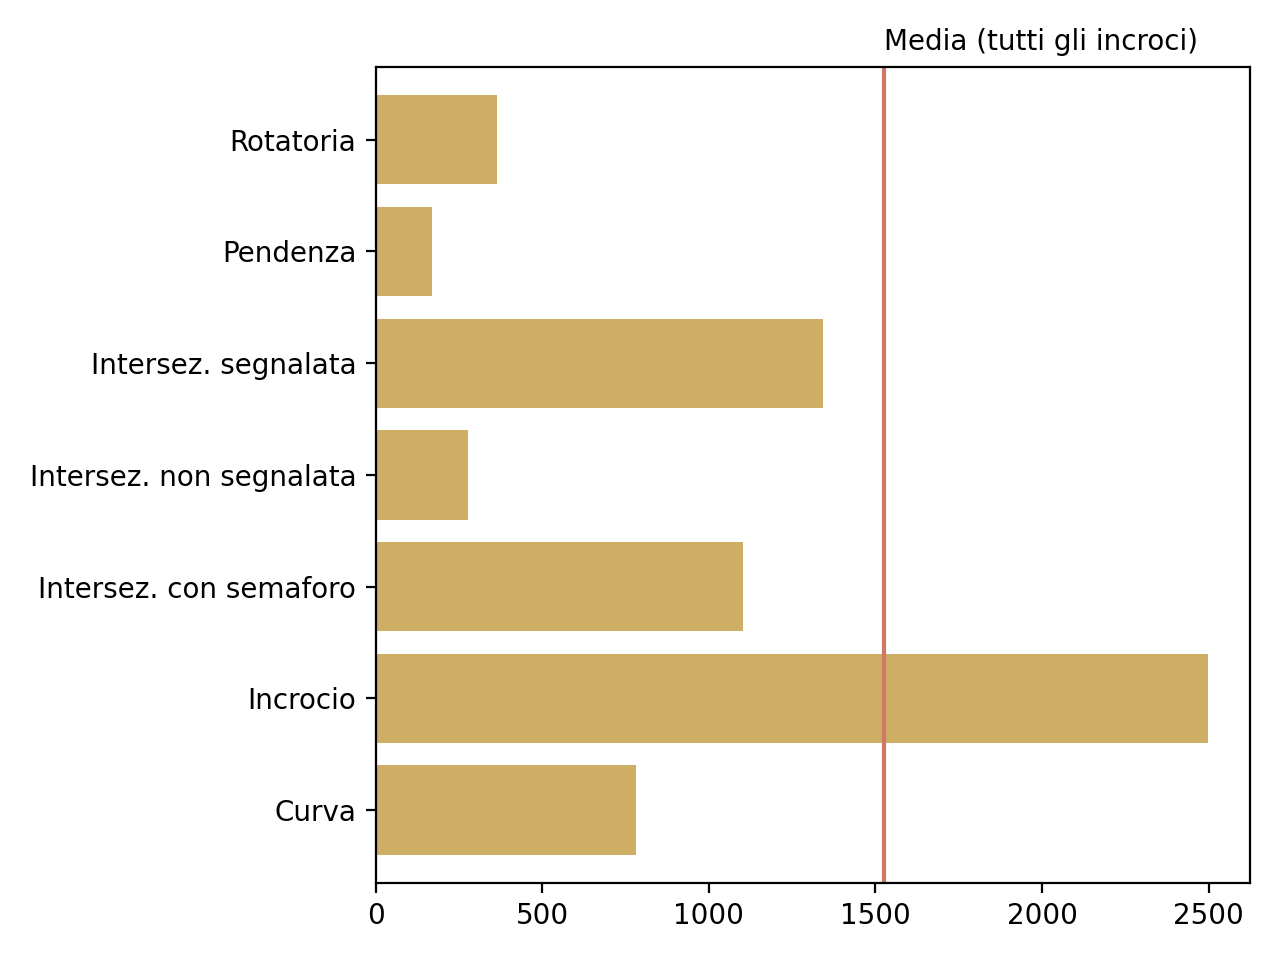

Recreate this plot in Python.

import pandas as pd
import matplotlib.pyplot as plt
import sys
sys.path.append('src')
import label_utils

path = "dataset/incidenti/incidenti_2018.txt"

data = pd.read_csv(path, sep="\t")

fields = ['intersezione_o_non_interse3', 'pedone_ferito_1__sesso', 'pedone_ferito_2__sesso', 'pedone_ferito_3__sesso', 'pedone_ferito_4__sesso']
incidenti_pedoni = data[fields]
incidenti_pedoni = incidenti_pedoni[incidenti_pedoni['pedone_ferito_1__sesso'] != ' ']

def count_people(row, campi) -> int: 
    count = 0
    for field in campi: 
        if row[field] != ' ' and row[field] != '':
            count += 1

    return count

def get_people(dataset : pd.DataFrame, campi): 
    res = {}
    for index in range(0, len(dataset)): 
        res[index] = 0

    for index, row in dataset.iterrows(): 
        res[index] = count_people(row, campi)

    return pd.Series(res)


fields.remove('intersezione_o_non_interse3')
pedoni_feriti = get_people(incidenti_pedoni, fields)
incidenti_pedoni = pd.DataFrame([incidenti_pedoni['intersezione_o_non_interse3'], pedoni_feriti], ['tipo_incrocio', 'pedoni_feriti']).transpose()
incidenti_pedoni = incidenti_pedoni[incidenti_pedoni['pedoni_feriti'] != 0]

incidenti_labels = label_utils.join_labels(incidenti_pedoni['tipo_incrocio'], 'dataset/incidenti/Classificazioni/intersezione_o_non_interse3.csv')
incidenti_pedoni = pd.DataFrame([incidenti_labels, incidenti_pedoni['pedoni_feriti']], ['tipo_incrocio', 'pedoni_feriti']).transpose()

tab = pd.DataFrame(pd.crosstab(incidenti_pedoni['tipo_incrocio'], incidenti_pedoni['pedoni_feriti']))
media = tab[1].mean()

tab = tab[tab.index != 'Rettilineo'].transpose()
tab.index = tab.index.astype(int)


pedone_no_rett = tab[tab.index == 1].transpose()

pedone_no_rett = pd.Series(pedone_no_rett[1], index=pedone_no_rett.index)
pedone_no_rett = pedone_no_rett[pedone_no_rett > 150]

pedone_no_rett.plot.barh(width=0.8, color='#cead65')
plt.plot([media, media], [-1,10], color='#ce7865')
plt.text(media, 6.8, "Media (tutti gli incroci)")
plt.ylabel("")
plt.tight_layout()
plt.show()
